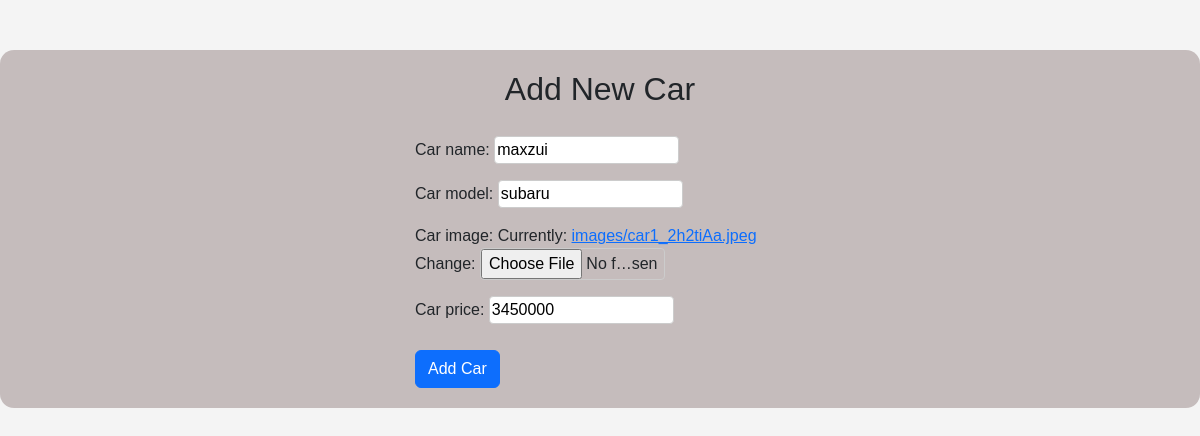
/updateCar/1/, run on the app's committed database.
### crud_process/models.py (models this page shows, shortened)
class CarItems(models.Model):
    car_name = models.CharField(max_length=100)
    car_model = models.CharField(max_length=100)
    car_image = models.ImageField(upload_to='images/')
    car_price = models.IntegerField()

### crud_process/views.py (the view)
# urls.py: path('updateCar/<int:pk>/',views.update_car,name='updateCar'),
def update_car(request,pk):
    car = get_object_or_404(CarItems, pk=pk)
    if request.method=='POST':
        form=CarForms(request.POST,request.FILES,instance=car)
        if form.is_valid():
            form.save()
            return redirect('car_list')
    else:
        form=CarForms(instance=car)
    return render(request, 'Html/addCar.html',{'form':form})

### crud_process/forms.py
class CarForms(forms.ModelForm):
    class Meta:
        model = CarItems
        fields = ['car_name', 'car_model', 'car_image', 'car_price']

### crud_process/templates/Html/addCar.html (shortened to what this page needs)
<!DOCTYPE html>
<html>
 <head>
<link href="https://cdn.jsdelivr.net/npm/bootstrap@5.3.8/dist/css/bootstrap.min.css" rel="stylesheet">
</head>
    <body>
        <div class="dino">
            <h2>Add New Car</h2>
            <form method="POST", enctype="multipart/form-data">
                {{ form.as_p }}
                <button type="submit" class="btn btn-primary">Add Car</button>
            </form>
        </div>
    </html>

### crud_process/templates/Html/addCar.html (style rules this page uses)
body { font-family: Arial, sans-serif; background-color: #f4f4f4; margin: 0; padding: 0; align-items: center; justify-content: center; }
.dino { text-align: center; margin-top: 50px; background-color: #c2b9b9ed; padding: 20px; border-radius: 14px 14px 14px 14px; }
form { display: inline-block; text-align: left; margin-top: 20px; }
button { margin-top: 10px; }
input, select { width: 50%; border: 1px solid #ccc; border-radius: 4px; }

### data on the page
CarItems: car_name "maxzui", car_model "subaru", car_price "3450000"
